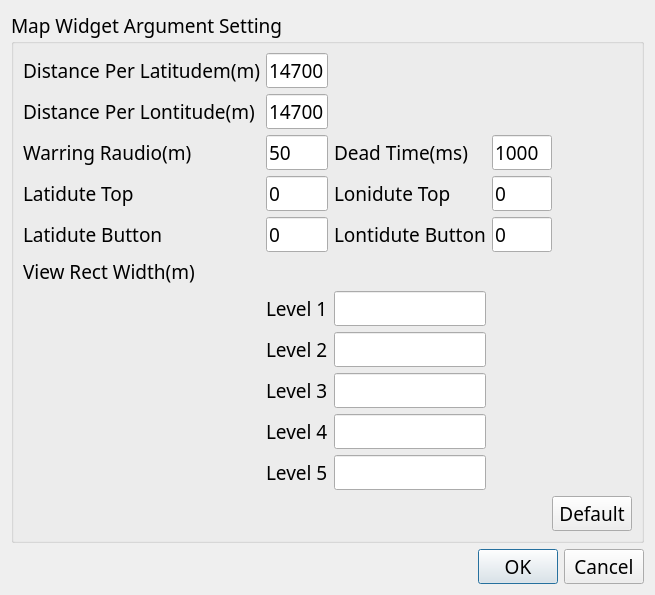
<?xml version="1.0" encoding="UTF-8"?>
<ui version="4.0">
 <class>GraphicsViewSetting</class>
 <widget class="QDialog" name="GraphicsViewSetting">
  <property name="geometry">
   <rect>
    <x>0</x>
    <y>0</y>
    <width>589</width>
    <height>530</height>
   </rect>
  </property>
  <property name="windowTitle">
   <string>Dialog</string>
  </property>
  <layout class="QGridLayout" name="gridLayout_2">
   <item row="1" column="0">
    <spacer name="horizontalSpacer_2">
     <property name="orientation">
      <enum>Qt::Horizontal</enum>
     </property>
     <property name="sizeHint" stdset="0">
      <size>
       <width>286</width>
       <height>20</height>
      </size>
     </property>
    </spacer>
   </item>
   <item row="1" column="1">
    <widget class="QDialogButtonBox" name="buttonBox">
     <property name="font">
      <font>
       <family>Agency FB</family>
       <pointsize>14</pointsize>
      </font>
     </property>
     <property name="standardButtons">
      <set>QDialogButtonBox::Cancel|QDialogButtonBox::Ok</set>
     </property>
    </widget>
   </item>
   <item row="0" column="0" colspan="2">
    <widget class="QGroupBox" name="groupBox">
     <property name="font">
      <font>
       <family>Agency FB</family>
       <pointsize>14</pointsize>
      </font>
     </property>
     <property name="title">
      <string>Map Widget Argument Setting</string>
     </property>
     <layout class="QGridLayout" name="gridLayout_3">
      <item row="0" column="0" colspan="2">
       <layout class="QGridLayout" name="gridLayout">
        <item row="0" column="0">
         <widget class="QLabel" name="label">
          <property name="text">
           <string>Distance Per Latitudem(m)</string>
          </property>
         </widget>
        </item>
        <item row="0" column="1" colspan="2">
         <widget class="QLineEdit" name="xPerEdit">
          <property name="text">
           <string>14700</string>
          </property>
         </widget>
        </item>
        <item row="1" column="0">
         <widget class="QLabel" name="label_2">
          <property name="text">
           <string>Distance Per Lontitude(m)</string>
          </property>
         </widget>
        </item>
        <item row="1" column="1" colspan="2">
         <widget class="QLineEdit" name="yPerEdit">
          <property name="text">
           <string>14700</string>
          </property>
         </widget>
        </item>
        <item row="2" column="0">
         <widget class="QLabel" name="label_3">
          <property name="text">
           <string>Warring Raudio(m)</string>
          </property>
         </widget>
        </item>
        <item row="2" column="1" colspan="2">
         <widget class="QLineEdit" name="raudioEdit">
          <property name="text">
           <string>50</string>
          </property>
         </widget>
        </item>
        <item row="3" column="0">
         <widget class="QLabel" name="label_4">
          <property name="text">
           <string>Latidute Top</string>
          </property>
         </widget>
        </item>
        <item row="3" column="1" colspan="2">
         <widget class="QLineEdit" name="latTopEdit">
          <property name="text">
           <string>0</string>
          </property>
         </widget>
        </item>
        <item row="3" column="3">
         <widget class="QLabel" name="label_5">
          <property name="text">
           <string>Lonidute Top</string>
          </property>
         </widget>
        </item>
        <item row="3" column="4">
         <widget class="QLineEdit" name="lonTopEdit">
          <property name="text">
           <string>0</string>
          </property>
         </widget>
        </item>
        <item row="4" column="0">
         <widget class="QLabel" name="label_6">
          <property name="text">
           <string>Latidute Button</string>
          </property>
         </widget>
        </item>
        <item row="4" column="1" colspan="2">
         <widget class="QLineEdit" name="latBtmEdit">
          <property name="text">
           <string>0</string>
          </property>
         </widget>
        </item>
        <item row="4" column="3">
         <widget class="QLabel" name="label_7">
          <property name="text">
           <string>Lontidute Button</string>
          </property>
         </widget>
        </item>
        <item row="4" column="4">
         <widget class="QLineEdit" name="lonBtmEdit">
          <property name="text">
           <string>0</string>
          </property>
         </widget>
        </item>
        <item row="7" column="1" colspan="2">
         <widget class="QLabel" name="label_10">
          <property name="text">
           <string>Level 2</string>
          </property>
         </widget>
        </item>
        <item row="8" column="1" colspan="2">
         <widget class="QLabel" name="label_11">
          <property name="text">
           <string>Level 3</string>
          </property>
         </widget>
        </item>
        <item row="9" column="1" colspan="2">
         <widget class="QLabel" name="label_12">
          <property name="text">
           <string>Level 4</string>
          </property>
         </widget>
        </item>
        <item row="10" column="1" colspan="2">
         <widget class="QLabel" name="label_13">
          <property name="text">
           <string>Level 5</string>
          </property>
         </widget>
        </item>
        <item row="8" column="3">
         <widget class="QLineEdit" name="viewLv3"/>
        </item>
        <item row="9" column="3">
         <widget class="QLineEdit" name="viewLv4"/>
        </item>
        <item row="10" column="3">
         <widget class="QLineEdit" name="viewLv5"/>
        </item>
        <item row="5" column="0">
         <widget class="QLabel" name="label_8">
          <property name="text">
           <string>View Rect Width(m)</string>
          </property>
         </widget>
        </item>
        <item row="6" column="1" colspan="2">
         <widget class="QLabel" name="label_9">
          <property name="text">
           <string>Level 1</string>
          </property>
         </widget>
        </item>
        <item row="7" column="3">
         <widget class="QLineEdit" name="viewLv2"/>
        </item>
        <item row="6" column="3">
         <widget class="QLineEdit" name="viewLv1"/>
        </item>
        <item row="2" column="3">
         <widget class="QLabel" name="label_14">
          <property name="text">
           <string>Dead Time(ms)</string>
          </property>
         </widget>
        </item>
        <item row="2" column="4">
         <widget class="QLineEdit" name="deadTimeEdit">
          <property name="text">
           <string>1000</string>
          </property>
         </widget>
        </item>
       </layout>
      </item>
      <item row="0" column="2">
       <spacer name="horizontalSpacer_3">
        <property name="orientation">
         <enum>Qt::Horizontal</enum>
        </property>
        <property name="sizeHint" stdset="0">
         <size>
          <width>66</width>
          <height>20</height>
         </size>
        </property>
       </spacer>
      </item>
      <item row="1" column="0">
       <spacer name="verticalSpacer">
        <property name="orientation">
         <enum>Qt::Vertical</enum>
        </property>
        <property name="sizeHint" stdset="0">
         <size>
          <width>20</width>
          <height>5</height>
         </size>
        </property>
       </spacer>
      </item>
      <item row="2" column="0">
       <spacer name="horizontalSpacer">
        <property name="orientation">
         <enum>Qt::Horizontal</enum>
        </property>
        <property name="sizeHint" stdset="0">
         <size>
          <width>467</width>
          <height>20</height>
         </size>
        </property>
       </spacer>
      </item>
      <item row="2" column="1" colspan="2">
       <widget class="QPushButton" name="resetButton">
        <property name="text">
         <string>Default</string>
        </property>
       </widget>
      </item>
     </layout>
    </widget>
   </item>
  </layout>
 </widget>
 <resources/>
 <connections>
  <connection>
   <sender>buttonBox</sender>
   <signal>rejected()</signal>
   <receiver>GraphicsViewSetting</receiver>
   <slot>close()</slot>
   <hints>
    <hint type="sourcelabel">
     <x>468</x>
     <y>354</y>
    </hint>
    <hint type="destinationlabel">
     <x>231</x>
     <y>373</y>
    </hint>
   </hints>
  </connection>
 </connections>
</ui>
